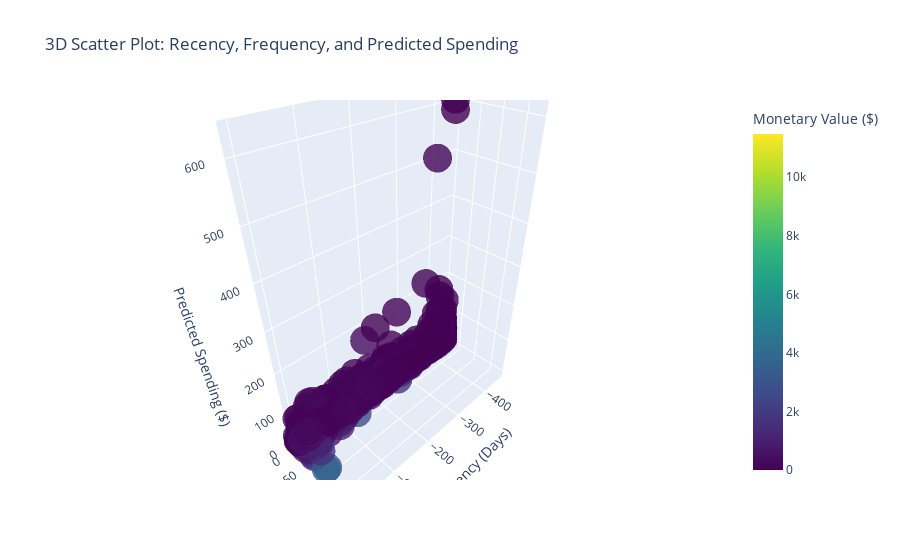

Write notebook code for a chart like this one.
### Code cell
fig = go.Figure(data=[go.Scatter3d(
    x=clv_df['recency'],
    y=clv_df['frequency'],
    z=clv_df['spend_90_total'],
    mode='markers',
    marker=dict(
        size=10,
        color=clv_df['price_sum'], # Use Monetary value for color
        colorscale='Viridis',
        colorbar=dict(title="Monetary Value ($)"),
        opacity=0.8
    )
)])

fig.update_layout(
    title="3D Scatter Plot: Recency, Frequency, and Predicted Spending",
    scene=dict(
        xaxis_title="Recency (Days)",
        yaxis_title="Frequency",
        zaxis_title="Predicted Spending ($)"
    )
)
fig.show()

### Figure 1 — Plotly figure (JSON) as saved in the notebook; plotly's stock layout.template omitted (floating-point values rounded to 4 significant figures; data arrays with more than 128 entries replaced by an {"elided": "..."} marker saying what was removed)
{"data": [{"marker": {"color": {"elided": "23570 float values"}, "colorbar": {"title": {"text": "Monetary Value ($)"}}, "colorscale": [[0, "#440154"], [0.1111, "#482878"], [0.2222, "#3e4989"], [0.3333, "#31688e"], [0.4444, "#26828e"], [0.5556, "#1f9e89"], [0.6667, "#35b779"], [0.7778, "#6ece58"], [0.8889, "#b5de2b"], [1, "#fde725"]], "opacity": 0.8, "size": 10}, "mode": "markers", "type": "scatter3d", "x": {"elided": "23570 int values"}, "y": {"elided": "23570 int values"}, "z": {"elided": "23570 float values"}}], "layout": {"scene": {"xaxis": {"title": {"text": "Recency (Days)"}}, "yaxis": {"title": {"text": "Frequency"}}, "zaxis": {"title": {"text": "Predicted Spending ($)"}}}, "title": {"text": "3D Scatter Plot: Recency, Frequency, and Predicted Spending"}}}
